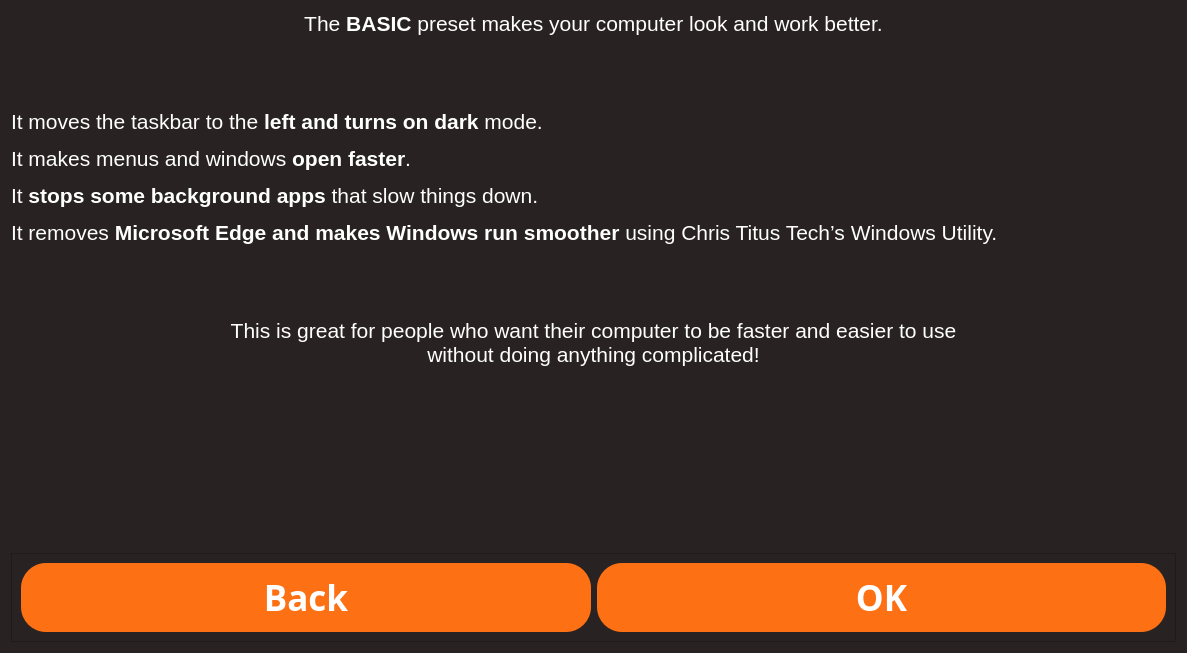
<?xml version="1.0" encoding="UTF-8"?>
<ui version="4.0">
 <class>Form</class>
 <widget class="QWidget" name="Form">
  <property name="geometry">
   <rect>
    <x>0</x>
    <y>0</y>
    <width>1187</width>
    <height>653</height>
   </rect>
  </property>
  <property name="windowTitle">
   <string>Form</string>
  </property>
  <property name="styleSheet">
   <string notr="true">QWidget {
    background-color: #282322;
	color: rgb(255, 255, 255)
}
</string>
  </property>
  <layout class="QVBoxLayout" name="verticalLayout">
   <item>
    <widget class="QLabel" name="label">
     <property name="font">
      <font>
       <family>Microsoft YaHei UI</family>
       <pointsize>16</pointsize>
       <weight>75</weight>
       <bold>true</bold>
      </font>
     </property>
     <property name="text">
      <string>&lt;html&gt;&lt;head/&gt;&lt;body&gt;&lt;p align=&quot;center&quot;&gt;&lt;span style=&quot; font-weight:400;&quot;&gt;The &lt;/span&gt;BASIC&lt;span style=&quot; font-weight:400;&quot;&gt; preset makes your computer look and work better.&lt;/span&gt;&lt;/p&gt;&lt;p&gt;&lt;span style=&quot; font-weight:400;&quot;&gt;&lt;br/&gt;&lt;/span&gt;&lt;/p&gt;&lt;p&gt;&lt;span style=&quot; font-weight:400;&quot;&gt;It moves the taskbar to the &lt;/span&gt;left and turns on dark&lt;span style=&quot; font-weight:400;&quot;&gt; mode.&lt;/span&gt;&lt;/p&gt;&lt;p&gt;&lt;span style=&quot; font-weight:400;&quot;&gt;It makes menus and windows &lt;/span&gt;open faster&lt;span style=&quot; font-weight:400;&quot;&gt;.&lt;/span&gt;&lt;/p&gt;&lt;p&gt;&lt;span style=&quot; font-weight:400;&quot;&gt;It &lt;/span&gt;stops some background apps&lt;span style=&quot; font-weight:400;&quot;&gt; that slow things down.&lt;/span&gt;&lt;/p&gt;&lt;p&gt;&lt;span style=&quot; font-weight:400;&quot;&gt;It removes&lt;/span&gt; Microsoft Edge and makes Windows run smoother&lt;span style=&quot; font-weight:400;&quot;&gt; using Chris Titus Tech’s Windows Utility.&lt;/span&gt;&lt;/p&gt;&lt;p&gt;&lt;span style=&quot; font-weight:400;&quot;&gt;&lt;br/&gt;&lt;/span&gt;&lt;/p&gt;&lt;p align=&quot;center&quot;&gt;&lt;span style=&quot; font-weight:400;&quot;&gt;This is great for people who want their computer to be faster and easier to use &lt;br/&gt;without doing anything complicated!&lt;/span&gt;&lt;/p&gt;&lt;/body&gt;&lt;/html&gt;</string>
     </property>
    </widget>
   </item>
   <item alignment="Qt::AlignBottom">
    <widget class="QFrame" name="frame">
     <property name="frameShape">
      <enum>QFrame::StyledPanel</enum>
     </property>
     <property name="frameShadow">
      <enum>QFrame::Raised</enum>
     </property>
     <layout class="QHBoxLayout" name="horizontalLayout">
      <item>
       <widget class="QPushButton" name="main_butten">
        <property name="font">
         <font>
          <family>Microsoft YaHei</family>
          <pointsize>26</pointsize>
          <weight>75</weight>
          <bold>true</bold>
         </font>
        </property>
        <property name="cursor">
         <cursorShape>PointingHandCursor</cursorShape>
        </property>
        <property name="toolTip">
         <string>&lt;html&gt;&lt;head/&gt;&lt;body&gt;&lt;p&gt;Go to the main window&lt;/p&gt;&lt;/body&gt;&lt;/html&gt;</string>
        </property>
        <property name="styleSheet">
         <string notr="true">QPushButton {
	background-color: #FD7014;
	border-radius: 25px;
    border: none;
    padding: 10px 40px;
	color: rgb(255, 255, 255)
}
QPushButton:hover {
    background-color: #E65C00; 
}
QPushButton:pressed {
    background-color: #CC4D00; 
}

QPushButton {
    box-shadow: 0px 4px 10px rgba(0, 0, 0, 0.5); 
}</string>
        </property>
        <property name="text">
         <string>Back</string>
        </property>
       </widget>
      </item>
      <item>
       <widget class="QPushButton" name="Basic_OK">
        <property name="font">
         <font>
          <family>Microsoft YaHei</family>
          <pointsize>26</pointsize>
          <weight>75</weight>
          <bold>true</bold>
         </font>
        </property>
        <property name="cursor">
         <cursorShape>PointingHandCursor</cursorShape>
        </property>
        <property name="styleSheet">
         <string notr="true">QPushButton {
	background-color: #FD7014;
	border-radius: 25px;
    border: none;
    padding: 10px 40px;
	color: rgb(255, 255, 255)
}
QPushButton:hover {
    background-color: #E65C00; 
}
QPushButton:pressed {
    background-color: #CC4D00; 
}

QPushButton {
    box-shadow: 0px 4px 10px rgba(0, 0, 0, 0.5); 
}</string>
        </property>
        <property name="text">
         <string>OK</string>
        </property>
       </widget>
      </item>
     </layout>
    </widget>
   </item>
  </layout>
 </widget>
 <resources/>
 <connections/>
</ui>
